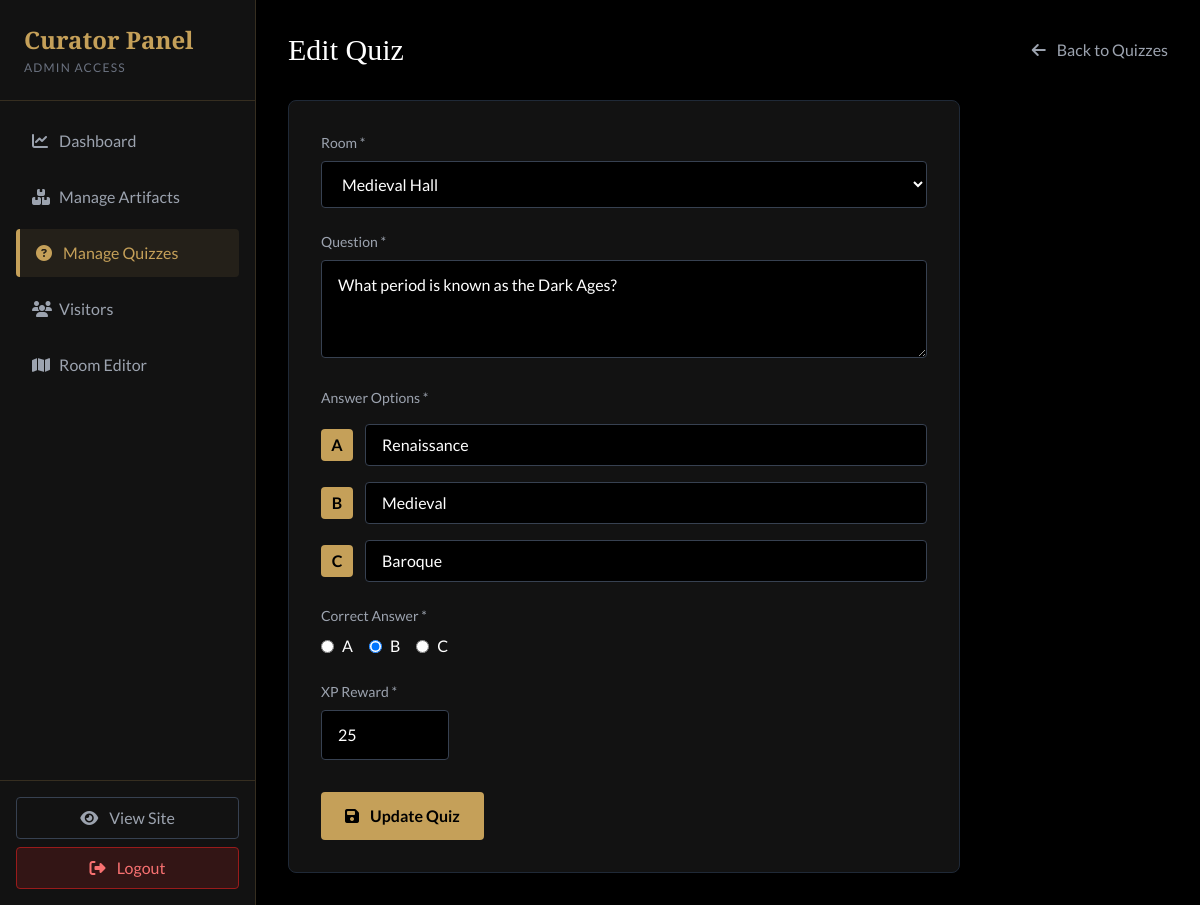
/admin/edit_quiz.php?id=1 (signed in), run on the app's committed database.
### tables this page shows
CREATE TABLE `quizzes` (
  `id` int(11) NOT NULL,
  `room_id` int(11) DEFAULT NULL,
  `question` text NOT NULL,
  `option_a` varchar(255) DEFAULT NULL,
  `option_b` varchar(255) DEFAULT NULL,
  `option_c` varchar(255) DEFAULT NULL,
  `correct_option` char(1) DEFAULT NULL,
  `xp_reward` int(11) DEFAULT 20
);

CREATE TABLE `rooms` (
  `id` int(11) NOT NULL,
  `name` varchar(100) NOT NULL,
  `description` text DEFAULT NULL,
  `min_level` int(11) DEFAULT 1,
  `image_url` varchar(255) DEFAULT NULL,
  `hidden_artifact_name` varchar(100) DEFAULT NULL,
  `hidden_artifact_desc` text DEFAULT NULL,
  `hidden_artifact_image` varchar(255) DEFAULT NULL,
  `hidden_artifact_xp` int(11) DEFAULT 100,
  `professor_dialogs` text DEFAULT NULL
);

### admin/edit_quiz.php (the view, shortened to what this page needs)
<?php
require_once '../app/bootstrap.php';
$id = isset($_GET['id']) ? intval($_GET['id']) : 0;
$stmt = $conn->prepare("SELECT * FROM quizzes WHERE id = ?");
$stmt->bind_param("i", $id);
$stmt->execute();
$quiz = $stmt->get_result()->fetch_assoc();
$rooms = $conn->query("SELECT id, name FROM rooms ORDER BY name")->fetch_all(MYSQLI_ASSOC);
include '../public/header.php';
?>
<div class="flex h-screen bg-black">
    <main class="flex-grow p-8 overflow-y-auto">
        <div class="flex justify-between items-center mb-8">
            <h2 class="text-3xl text-white font-serif">Edit Quiz</h2>
            <a href="quizzes.php" class="text-gray-400 hover:text-white transition">
                <i class="fas fa-arrow-left mr-2"></i> Back to Quizzes
            </a>
        </div>
        <form action="../app/Handlers/admin_handler.php" method="POST" class="max-w-2xl bg-darker-bg rounded-lg border border-gray-800 p-8">
            <div class="mb-6">
                <label class="block text-gray-400 text-sm mb-2">Room *</label>
                <select name="room_id" required class="w-full bg-black border border-gray-700 text-white px-4 py-3 rounded focus:border-gold outline-none">
                    <?php foreach ($rooms as $room): ?>
                        <option value="<?php echo $room['id']; ?>" <?php echo $room['id'] == $quiz['room_id'] ? 'selected' : ''; ?>>
                            <?php echo htmlspecialchars($room['name']); ?>
                        </option>
                    <?php endforeach; ?>
                </select>
            </div>
            <div class="mb-6">
                <label class="block text-gray-400 text-sm mb-2">Question *</label>
                <textarea name="question" required rows="3" class="w-full bg-black border border-gray-700 text-white px-4 py-3 rounded focus:border-gold outline-none"><?php echo htmlspecialchars($quiz['question']); ?></textarea>
            </div>
            <div class="mb-6 space-y-4">
                <label class="block text-gray-400 text-sm mb-2">Answer Options *</label>
                <div class="flex items-center gap-3">
                    <span class="bg-gold text-black w-8 h-8 flex items-center justify-center rounded font-bold">A</span>
                    <input type="text" name="option_a" required value="<?php echo htmlspecialchars($quiz['option_a']); ?>" class="flex-grow bg-black border border-gray-700 text-white px-4 py-2 rounded focus:border-gold outline-none">
                </div>
                <div class="flex items-center gap-3">
                    <span class="bg-gold text-black w-8 h-8 flex items-center justify-center rounded font-bold">B</span>
                    <input type="text" name="option_b" required value="<?php echo htmlspecialchars($quiz['option_b']); ?>" class="flex-grow bg-black border border-gray-700 text-white px-4 py-2 rounded focus:border-gold outline-none">
                </div>
                <div class="flex items-center gap-3">
                    <span class="bg-gold text-black w-8 h-8 flex items-center justify-center rounded font-bold">C</span>
                    <input type="text" name="option_c" required value="<?php echo htmlspecialchars($quiz['option_c']); ?>" class="flex-grow bg-black border border-gray-700 text-white px-4 py-2 rounded focus:border-gold outline-none">
                </div>
            </div>
            <div class="mb-6">
                <label class="block text-gray-400 text-sm mb-2">Correct Answer *</label>
                <div class="flex gap-4">
                    <label class="flex items-center gap-2 cursor-pointer">
                        <input type="radio" name="correct_option" value="a" <?php echo $quiz['correct_option'] == 'a' ? 'checked' : ''; ?> required class="text-gold">
                        <span class="text-white">A</span>
                    </label>
                    <label class="flex items-center gap-2 cursor-pointer">
                        <input type="radio" name="correct_option" value="b" <?php echo $quiz['correct_option'] == 'b' ? 'checked' : ''; ?> class="text-gold">
                        <span class="text-white">B</span>
                    </label>
                    <label class="flex items-center gap-2 cursor-pointer">
                        <input type="radio" name="correct_option" value="c" <?php echo $quiz['correct_option'] == 'c' ? 'checked' : ''; ?> class="text-gold">
                        <span class="text-white">C</span>
                    </label>
                </div>
            </div>
            <div class="mb-8">
                <label class="block text-gray-400 text-sm mb-2">XP Reward *</label>
                <input type="number" name="xp_reward" value="<?php echo $quiz['xp_reward']; ?>" required min="1" class="w-32 bg-black border border-gray-700 text-white px-4 py-3 rounded focus:border-gold outline-none">
            </div>
            <button type="submit" class="bg-gold hover:bg-gold-hover text-black font-bold py-3 px-6 rounded transition">
                <i class="fas fa-save mr-2"></i> Update Quiz
            </button>
        </form>
    </main>
</div>

### public/assets/css/style.css (style rules this page uses)
:root { --color-gold: #c5a059; --color-gold-hover: #e6c885; --color-dark-bg: #1a1a1a; --color-darker-bg: #121212; --color-text: #e0e0e0; --color-parchment: #f0e6d2; }
body { font-family: "Lato", sans-serif; background-color: var(--color-darker-bg); color: var(--color-text); }
h1, h2, h3, h4, h5, h6, .font-serif { font-family: "Abhaya Libre", serif; }
.text-gold { color: var(--color-gold); }
.bg-gold { background-color: var(--color-gold); }

### public/header.php (style rules this page uses)
body { background-color: #121212; }

### data on the page
quizzes: room_id "Medieval Hall", question "What period is known as the Dark Ages?", option_a "Renaissance", option_b "Medieval", option_c "Baroque", correct_option "☐ A", correct_option "☑ B", correct_option "☐ C", xp_reward "25"

### other printed values
$page['label'] "Dashboard"
$page['label'] "Manage Artifacts"
$page['label'] "Manage Quizzes"
$page['label'] "Visitors"
$page['label'] "Room Editor"
